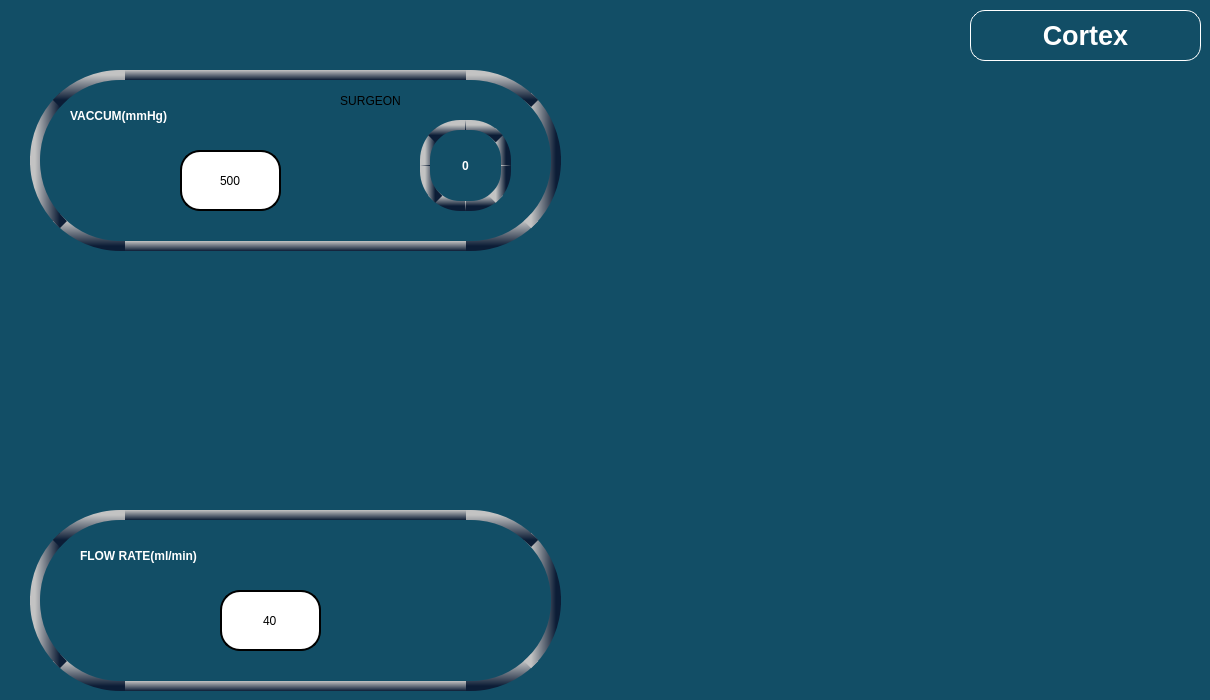
    <widget class="QWidget" name="tab_38">
     <property name="styleSheet">
      <string notr="true">
background-color: rgb(18, 78, 102);


</string>
     </property>
     <attribute name="title">
      <string>Page</string>
     </attribute>
     <widget class="QPushButton" name="ia2flowup_but">
      <property name="geometry">
       <rect>
        <x>70</x>
        <y>590</y>
        <width>91</width>
        <height>61</height>
       </rect>
      </property>
      <property name="styleSheet">
       <string notr="true">QPushButton {
    image: url(:/images/uarrow.png);
    background-color: transparent;
    border: none;
}

QPushButton:focus {
    outline: none;
    border: none;
}
</string>
      </property>
      <property name="text">
       <string/>
      </property>
     </widget>
     <widget class="QPushButton" name="ia2flowdown_but">
      <property name="geometry">
       <rect>
        <x>380</x>
        <y>590</y>
        <width>91</width>
        <height>61</height>
       </rect>
      </property>
      <property name="styleSheet">
       <string notr="true">QPushButton {
    image: url(:/images/darrow.png);
    background-color: transparent;
    border: none;
}

QPushButton:focus {
    outline: none;
    border: none;
}
</string>
      </property>
      <property name="text">
       <string/>
      </property>
     </widget>
     <widget class="QLineEdit" name="lineEdit_69">
      <property name="geometry">
       <rect>
        <x>220</x>
        <y>590</y>
        <width>101</width>
        <height>61</height>
       </rect>
      </property>
      <property name="styleSheet">
       <string notr="true">
font:25pt &quot;Ubuntu&quot;;
background-color: rgb(255,255,255);
border-radius:20px;border:2px solid black;</string>
      </property>
      <property name="text">
       <string>40</string>
      </property>
      <property name="alignment">
       <set>Qt::AlignCenter</set>
      </property>
     </widget>
     <widget class="QLabel" name="label_111">
      <property name="geometry">
       <rect>
        <x>30</x>
        <y>70</y>
        <width>531</width>
        <height>181</height>
       </rect>
      </property>
      <property name="styleSheet">
       <string notr="true">border-radius:90px;


border:4px solid black;

border-left: 10px solid black;
border-right: 10px solid black;
border-top: 10px solid black;
border-bottom: 10px solid black;

border-left-color: qlineargradient(x1:0, y1:0, x2:1, y2:0, stop: 0 rgb(195,195,195), stop: 1 rgb(12, 29, 54));
border-right-color: qlineargradient(x1:0, y1:0, x2:1, y2:0, stop: 0 rgb(195,195,195), stop: 1 rgb(12, 29, 54));
border-top-color: qlineargradient(x1:0, y1:0, x2:0, y2:1, stop: 0 rgb(195,195,195), stop: 1 rgb(12, 29, 54));
border-bottom-color: qlineargradient(x1:0, y1:0, x2:0, y2:1, stop: 0 rgb(195,195,195), stop: 1 rgb(12, 29, 54));



</string>
      </property>
      <property name="text">
       <string/>
      </property>
     </widget>
     <widget class="QLabel" name="label_112">
      <property name="geometry">
       <rect>
        <x>30</x>
        <y>510</y>
        <width>531</width>
        <height>181</height>
       </rect>
      </property>
      <property name="styleSheet">
       <string notr="true">border-radius:90px;


border:4px solid black;

border-left: 10px solid black;
border-right: 10px solid black;
border-top: 10px solid black;
border-bottom: 10px solid black;

border-left-color: qlineargradient(x1:0, y1:0, x2:1, y2:0, stop: 0 rgb(195,195,195), stop: 1 rgb(12, 29, 54));
border-right-color: qlineargradient(x1:0, y1:0, x2:1, y2:0, stop: 0 rgb(195,195,195), stop: 1 rgb(12, 29, 54));
border-top-color: qlineargradient(x1:0, y1:0, x2:0, y2:1, stop: 0 rgb(195,195,195), stop: 1 rgb(12, 29, 54));
border-bottom-color: qlineargradient(x1:0, y1:0, x2:0, y2:1, stop: 0 rgb(195,195,195), stop: 1 rgb(12, 29, 54));



</string>
      </property>
      <property name="text">
       <string/>
      </property>
     </widget>
     <widget class="QLineEdit" name="lineEdit_70">
      <property name="geometry">
       <rect>
        <x>180</x>
        <y>150</y>
        <width>101</width>
        <height>61</height>
       </rect>
      </property>
      <property name="styleSheet">
       <string notr="true">
font:25pt &quot;Ubuntu&quot;;
background-color: rgb(255,255,255);
border-radius:20px;border:2px solid black;</string>
      </property>
      <property name="text">
       <string>500</string>
      </property>
      <property name="alignment">
       <set>Qt::AlignCenter</set>
      </property>
     </widget>
     <widget class="QPushButton" name="ia2vacup_but">
      <property name="geometry">
       <rect>
        <x>60</x>
        <y>150</y>
        <width>91</width>
        <height>61</height>
       </rect>
      </property>
      <property name="styleSheet">
       <string notr="true">QPushButton {
    image: url(:/images/uarrow.png);
    background-color: transparent;
    border: none;
}

QPushButton:focus {
    outline: none;
    border: none;
}
</string>
      </property>
      <property name="text">
       <string/>
      </property>
     </widget>
     <widget class="QPushButton" name="ia2vacdown_but">
      <property name="geometry">
       <rect>
        <x>300</x>
        <y>150</y>
        <width>91</width>
        <height>61</height>
       </rect>
      </property>
      <property name="styleSheet">
       <string notr="true">QPushButton {
    image: url(:/images/darrow.png);
    background-color: transparent;
    border: none;
}

QPushButton:focus {
    outline: none;
    border: none;
}
</string>
      </property>
      <property name="text">
       <string/>
      </property>
     </widget>
     <widget class="QLabel" name="label_113">
      <property name="geometry">
       <rect>
        <x>420</x>
        <y>120</y>
        <width>91</width>
        <height>91</height>
       </rect>
      </property>
      <property name="styleSheet">
       <string notr="true">font:30pt &quot;Ubuntu&quot;;
color: rgb(255, 255, 255);

border:5px solid black;
border-radius:40px;font-weight: bold;



border-left: 10px solid black;
border-right: 10px solid black;
border-top: 10px solid black;
border-bottom: 10px solid black;

border-left-color: qlineargradient(x1:0, y1:0, x2:1, y2:0, stop: 0 rgb(195,195,195), stop: 1 rgb(12, 29, 54));
border-right-color: qlineargradient(x1:0, y1:0, x2:1, y2:0, stop: 0 rgb(195,195,195), stop: 1 rgb(12, 29, 54));
border-top-color: qlineargradient(x1:0, y1:0, x2:0, y2:1, stop: 0 rgb(195,195,195), stop: 1 rgb(12, 29, 54));
border-bottom-color: qlineargradient(x1:0, y1:0, x2:0, y2:1, stop: 0 rgb(195,195,195), stop: 1 rgb(12, 29, 54));



</string>
      </property>
      <property name="text">
       <string>0</string>
      </property>
      <property name="alignment">
       <set>Qt::AlignCenter</set>
      </property>
     </widget>
     <widget class="QPushButton" name="ia2mode">
      <property name="geometry">
       <rect>
        <x>290</x>
        <y>60</y>
        <width>161</width>
        <height>81</height>
       </rect>
      </property>
      <property name="styleSheet">
       <string notr="true">font:15pt &quot;Ubuntu&quot;;

image: url(:/images/panelbutton.png);
background-color:transparent;
border:none;</string>
      </property>
      <property name="text">
       <string>SURGEON</string>
      </property>
     </widget>
     <widget class="QLabel" name="label_114">
      <property name="geometry">
       <rect>
        <x>970</x>
        <y>10</y>
        <width>231</width>
        <height>51</height>
       </rect>
      </property>
      <property name="styleSheet">
       <string notr="true">color: rgb(255, 255, 255);
background-color:transparent;
border:1px solid white;
border-radius:15px;
font:20pt;
font:bold;

</string>
      </property>
      <property name="text">
       <string>Cortex</string>
      </property>
      <property name="alignment">
       <set>Qt::AlignCenter</set>
      </property>
     </widget>
     <widget class="QLabel" name="lblia1flow">
      <property name="geometry">
       <rect>
        <x>80</x>
        <y>540</y>
        <width>391</width>
        <height>31</height>
       </rect>
      </property>
      <property name="styleSheet">
       <string notr="true">background-color:transparent;
color: rgb(255, 255, 255);
font: 20pt &quot;Ubuntu Condensed&quot;;
font:bold;
border:none;
</string>
      </property>
      <property name="text">
       <string>FLOW RATE(ml/min)</string>
      </property>
     </widget>
     <widget class="QLabel" name="lblia1vac">
      <property name="geometry">
       <rect>
        <x>70</x>
        <y>100</y>
        <width>241</width>
        <height>31</height>
       </rect>
      </property>
      <property name="styleSheet">
       <string notr="true">background-color:transparent;
color: rgb(255, 255, 255);
font: 20pt &quot;Ubuntu Condensed&quot;;
font:bold;
border:none;
</string>
      </property>
      <property name="text">
       <string>VACCUM(mmHg)</string>
      </property>
     </widget>
     <zorder>label_112</zorder>
     <zorder>lineEdit_69</zorder>
     <zorder>label_111</zorder>
     <zorder>lineEdit_70</zorder>
     <zorder>ia2mode</zorder>
     <zorder>label_114</zorder>
     <zorder>ia2flowdown_but</zorder>
     <zorder>ia2flowup_but</zorder>
     <zorder>ia2vacdown_but</zorder>
     <zorder>ia2vacup_but</zorder>
     <zorder>label_113</zorder>
     <zorder>lblia1flow</zorder>
     <zorder>lblia1vac</zorder>
    </widget>
